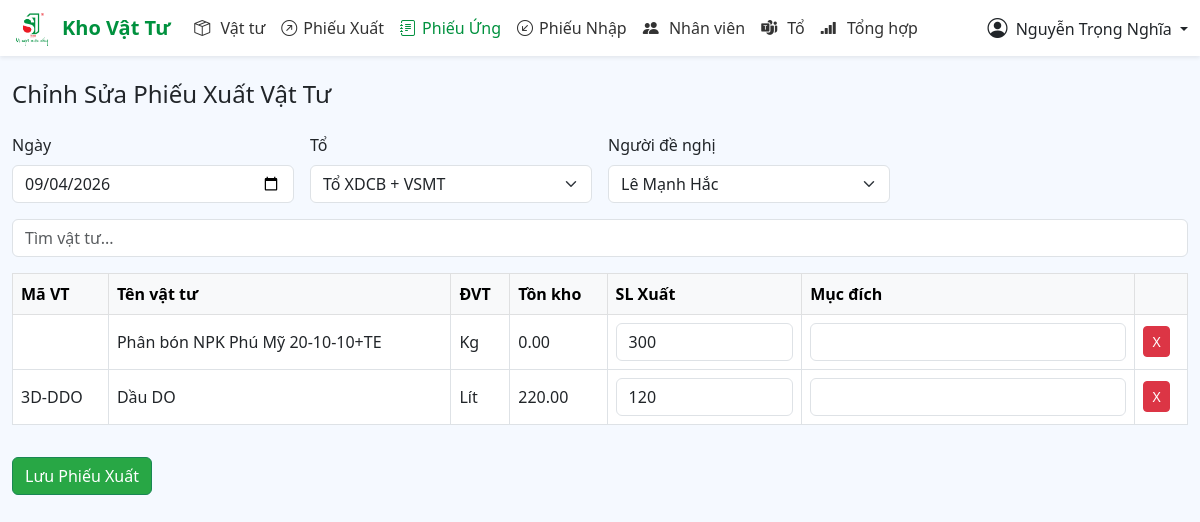
Page /?v=sua_phieuung&id_pu=635 (signed in) on the committed database.
### tables this page shows
CREATE TABLE `phieuung` (
  `id` int(11) NOT NULL,
  `id_nhanvien` int(11) NOT NULL,
  `ngayung` date NOT NULL,
  `ghichu` varchar(1000) NOT NULL
);

CREATE TABLE `nhanvien` (
  `id` int(11) NOT NULL,
  `id_to` int(11) NOT NULL,
  `hoten` varchar(500) NOT NULL,
  `sdt` varchar(20) DEFAULT NULL
);

CREATE TABLE `chitiet_phieuung` (
  `id_phieuung` int(11) NOT NULL,
  `id_vattu` int(11) NOT NULL,
  `soluong` float NOT NULL,
  `ghichu` varchar(1000) NOT NULL
);

CREATE TABLE `vattu` (
  `id` int(11) NOT NULL,
  `mahang` varchar(100) DEFAULT NULL,
  `tenhang` text DEFAULT NULL,
  `dvt` varchar(50) DEFAULT NULL,
  `soluong` decimal(10,2) DEFAULT NULL,
  `giatri` int(20) DEFAULT NULL,
  `tenkho` varchar(255) DEFAULT NULL,
  `vitri` text DEFAULT NULL
);

### model/ham.php (called while the page is built, shortened)
<?php
    function getNameNV($conn, $id){
        $sql = "SELECT hoten FROM nhanvien WHERE id = $id";
        $result = mysqli_fetch_array(mysqli_query($conn, $sql));
        return $result['hoten'];
    }
    function getToNV($conn, $id){
        $sql = "SELECT to_nhanvien.id as id FROM to_nhanvien JOIN nhanvien ON to_nhanvien.id = nhanvien.id_to WHERE nhanvien.id = $id";
        $result = mysqli_fetch_array(mysqli_query($conn, $sql));
        return $result['id'];
    }
    function getMaVT($conn, $id){
        $sql = "SELECT mahang FROM vattu WHERE id = $id";
        $result = mysqli_fetch_array(mysqli_query($conn, $sql));
        return $result['mahang'];
    }
    function getTenVT($conn, $id){
        $sql = "SELECT tenhang FROM vattu WHERE id = $id";
        $result = mysqli_fetch_array(mysqli_query($conn, $sql));
        return $result['tenhang'];
    }
    function getDvtVT($conn, $id){
        $sql = "SELECT dvt FROM vattu WHERE id = $id";
        $result = mysqli_fetch_array(mysqli_query($conn, $sql));
        return $result['dvt'];
    }
    function getSlVT($conn, $id){
        $sql = "SELECT soluong FROM vattu WHERE id = $id";
        $result = mysqli_fetch_array(mysqli_query($conn, $sql));
        return $result['soluong'];
    }
?>

### view/sua_phieuung.php (the view, shortened to what this page needs)
<?php
if ($_SESSION['quyen'] == 1) {
    $id = $_GET['id_pu'];
    $sql = "SELECT * FROM  phieuung  WHERE id = $id";
    $result = mysqli_query($conn, $sql);
    $px = mysqli_fetch_assoc($result);
?>
    <h4 class="mb-4">Chỉnh Sửa Phiếu Xuất Vật Tư</h4>
    <form id="form-sua-phieu-ung">
        <div class="row g-3 mb-3">
            <div class="col-md-3 col-6">
                <label class="form-label">Ngày</label>
                <input type="date" value="<?php echo $px['ngayung'] ?>" name="ngay_ung" class="form-control" value="<?= date('Y-m-d') ?>">
            </div>
            <div class="col-md-3 col-6">
                <label class="form-label">Tổ</label>
                <select name="to" class="form-select">
                    <?php
                    $toList = mysqli_query($conn, "SELECT id, tento FROM to_nhanvien");
                    while ($to_nv = mysqli_fetch_assoc($toList)) {
                        if (getToNV($conn, $px['id_nhanvien']) == $to_nv['id']) {
                            echo "<option selected value='{$to_nv['id']}'>{$to_nv['tento']}</option>";
                        } else {
                            echo "<option value='{$to_nv['id']}'>{$to_nv['tento']}</option>";
                        }
                    }
                    ?>
                </select>
            </div>
            <div class="col-md-3 col-6">
                <label class="form-label">Người đề nghị</label>
                <select name="nguoi_de_nghi" class="form-select">
                    <option value="<?php echo  $px['id_nhanvien'] ?>"> <?php echo  getNameNV($conn, $px['id_nhanvien']); ?> </option>
                </select>
            </div>
        </div>
        <div class="mb-3 position-relative">
            <input type="text" id="tim-vattu" class="form-control" placeholder="Tìm vật tư...">
        </div>
        <div class="table-responsive">
            <table class="table table-bordered align-middle">
                <thead class="table-light">
                    <tr>
                        <th>Mã VT</th>
                        <th>Tên vật tư</th>
                        <th>ĐVT</th>
                        <th>Tồn kho</th>
                        <th>SL Xuất</th>
                        <th>Mục đích</th>
                        <th></th>
                    </tr>
                </thead>
                <tbody id="ds-vattu-da-chon">
                    <?php
                    $result2 = mysqli_query($conn, "SELECT * FROM chitiet_phieuung WHERE id_phieuung = $id");
                    while ($ct = mysqli_fetch_array($result2)) {
                        $max = getSlVT($conn, $ct['id_vattu']) + $ct['soluong'];
                    ?>
                        <tr data-id="<?php echo $ct['id_vattu'] ?>">
                            <td><?php echo getMaVT($conn, $ct['id_vattu']) ?><input type="hidden" name="idvt[]" value="<?php echo $ct['id_vattu'] ?>"></td>
                            <td><?php echo getTenVT($conn, $ct['id_vattu']) ?></td>
                            <td><?php echo getDvtVT($conn, $ct['id_vattu']) ?></td>
                            <td><?php echo getSlVT($conn, $ct['id_vattu']) ?><input type="hidden" class="sl-kho" value="<?php echo $max ?>"></td>
                            <td><input name="soluong[]" type="number" value="<?php echo $ct['soluong'] ?>" min="0" step="0.01" max="<?php echo $max; ?>" class="form-control sl-xuat" required></td>
                            <td><input name="mucdich[]" type="text" value="<?php echo $ct['ghichu'] ?>" class="form-control"></td>
                            <td><button data-idPU="<?php echo $px['id'] ?>" data-vattu="<?php echo $ct['id_vattu'] ?>" type="button" class="btn btn-sm btn-danger xoa-vattu-ung">X</button></td>
                        </tr>
                    <?php
                    }
                    ?>
                </tbody>
            </table>
        </div>
        <button type="submit" class="btn btn-success mt-3">Lưu Phiếu Xuất</button>
    </form>
<?php  } ?>

### view/header.php (style rules this page uses)
body { background-color: #f5f9ff; }
.btn-success { background-color: #28a745; }

### rows in the picture
phieuung: ngay_ung "09/04/2026", nguoi_de_nghi "Lê Mạnh Hắc"
chitiet_phieuung: id_vattu.tenhang "Phân bón NPK Phú Mỹ 20-10-10+TE", id_vattu.dvt "Kg", id_vattu.soluong "0.00", soluong "300"
chitiet_phieuung: id_vattu.mahang "3D-DDO", id_vattu.tenhang "Dầu DO", id_vattu.dvt "Lít", id_vattu.soluong "220.00", soluong "120"

### other values in the picture
$_SESSION['hoten'] "Nguyễn Trọng Nghĩa"
form field to "Tổ XDCB + VSMT"
